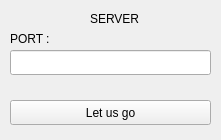
<?xml version="1.0" encoding="UTF-8"?>
<ui version="4.0">
 <class>ServerWindow</class>
 <widget class="QMainWindow" name="ServerWindow">
  <property name="geometry">
   <rect>
    <x>0</x>
    <y>0</y>
    <width>221</width>
    <height>140</height>
   </rect>
  </property>
  <property name="minimumSize">
   <size>
    <width>221</width>
    <height>140</height>
   </size>
  </property>
  <property name="maximumSize">
   <size>
    <width>221</width>
    <height>140</height>
   </size>
  </property>
  <property name="windowTitle">
   <string>ServerWindow</string>
  </property>
  <widget class="QWidget" name="centralWidget">
   <widget class="QPushButton" name="startButton">
    <property name="geometry">
     <rect>
      <x>10</x>
      <y>100</y>
      <width>201</width>
      <height>25</height>
     </rect>
    </property>
    <property name="text">
     <string>Let us go</string>
    </property>
   </widget>
   <widget class="QLineEdit" name="inputPort">
    <property name="geometry">
     <rect>
      <x>10</x>
      <y>50</y>
      <width>201</width>
      <height>25</height>
     </rect>
    </property>
   </widget>
   <widget class="QLabel" name="label">
    <property name="geometry">
     <rect>
      <x>10</x>
      <y>30</y>
      <width>67</width>
      <height>17</height>
     </rect>
    </property>
    <property name="text">
     <string>PORT :</string>
    </property>
   </widget>
   <widget class="QLabel" name="label_2">
    <property name="geometry">
     <rect>
      <x>90</x>
      <y>10</y>
      <width>61</width>
      <height>17</height>
     </rect>
    </property>
    <property name="minimumSize">
     <size>
      <width>61</width>
      <height>17</height>
     </size>
    </property>
    <property name="text">
     <string>SERVER</string>
    </property>
   </widget>
  </widget>
 </widget>
 <layoutdefault spacing="6" margin="11"/>
 <resources/>
 <connections/>
</ui>
